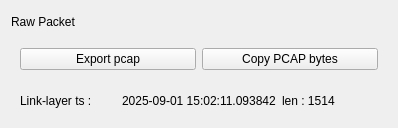
<?xml version="1.0" encoding="UTF-8"?>
<ui version="4.0">
 <class>RawPacket</class>
 <widget class="QWidget" name="RawPacket">
  <property name="geometry">
   <rect>
    <x>0</x>
    <y>0</y>
    <width>398</width>
    <height>128</height>
   </rect>
  </property>
  <property name="windowTitle">
   <string>Form</string>
  </property>
  <layout class="QVBoxLayout" name="verticalLayout">
   <item>
    <widget class="QLabel" name="label">
     <property name="sizePolicy">
      <sizepolicy hsizetype="Expanding" vsizetype="Preferred">
       <horstretch>0</horstretch>
       <verstretch>0</verstretch>
      </sizepolicy>
     </property>
     <property name="text">
      <string>Raw Packet</string>
     </property>
    </widget>
   </item>
   <item>
    <widget class="QWidget" name="widget" native="true">
     <layout class="QHBoxLayout" name="horizontalLayout">
      <item>
       <widget class="QPushButton" name="pushButton">
        <property name="text">
         <string>Export pcap</string>
        </property>
       </widget>
      </item>
      <item>
       <widget class="QPushButton" name="pushButton_3">
        <property name="text">
         <string>Copy PCAP bytes</string>
        </property>
       </widget>
      </item>
     </layout>
    </widget>
   </item>
   <item>
    <widget class="QWidget" name="widget_2" native="true">
     <layout class="QHBoxLayout" name="horizontalLayout_2">
      <item>
       <widget class="QLabel" name="label_2">
        <property name="text">
         <string>Link-layer ts : </string>
        </property>
       </widget>
      </item>
      <item>
       <widget class="QLabel" name="label_3">
        <property name="text">
         <string>2025-09-01 15:02:11.093842</string>
        </property>
       </widget>
      </item>
      <item>
       <widget class="QLabel" name="label_4">
        <property name="text">
         <string>len : 1514</string>
        </property>
       </widget>
      </item>
     </layout>
    </widget>
   </item>
  </layout>
 </widget>
 <resources/>
 <connections/>
</ui>
